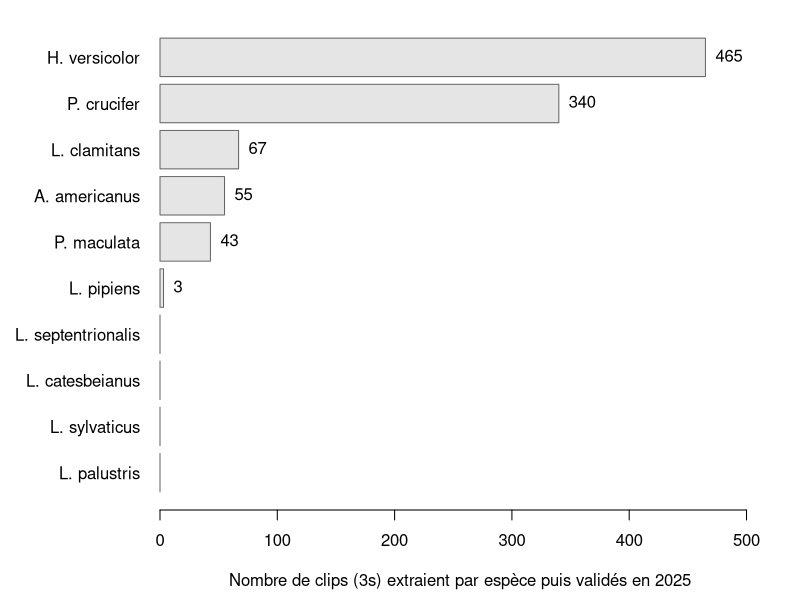

Here is the R script that generated this plot: (Note: this script raises an error after producing the figure.)
###################################################################
# Script R rapport 3 R875.1
# Auteur : Robin Besançon
# Objectif : exploration des données d'audiomoths pour 2025
###################################################################

library("xtable")

setwd("/home/robes1/CONTRAT_ULAVAL/R8751/output/csv_validation_birdnet")

inv_wav25 <- read.csv("inventaire_wav_2025.csv")

bilan_wav <- data.frame(
  site=levels(factor(inv_wav25$site)),
  first=as.Date(tapply(inv_wav25$date, inv_wav25$site,min), origin="1970-01-01"),
  last=as.Date(tapply(inv_wav25$date, inv_wav25$site, max), origin="1970-01-01"),
  n_wav= tapply(inv_wav25$fichier, inv_wav25$site, length),
  n_jour=tapply(inv_wav25$date, inv_wav25$site, function (x) length(unique(x))),
  n_bug= tapply(inv_wav25$taille_octets, inv_wav25$site, function(x) sum(x < 17280488))
  
)

bilan_wav$first <- format(bilan_wav$first, "%Y-%m-%d")

bilan_wav$last <- format(bilan_wav$last,  "%Y-%m-%d")

#print(xtable(bilan_wav, align = "llccrrr",
#      caption = "Effort d'enregistrement par site, saison 2025."),
#include.rownames = FALSE, booktabs = TRUE,
#caption.placement = "top")


table_birdnet_2025 <- rbind(
  read.csv("validation_birdnet_2025.csv"),
  read.csv("validation_mod9_2025.csv"))

# Renommage des espèces
table_birdnet_2025$species <- factor(table_birdnet_2025$species,
                                     levels = c("Striped Chorus Frog","Gray Treefrog","Spring Peeper", "Pickerel Frog", "Wood Frog", "Green Frog",
                                                "American Toad", "American Bullfrog", "PIPIENS", "SEPTENTRIONALIS"),
                                     labels = c("P. maculata","H. versicolor", "P. crucifer", "L. palustris", "L. sylvaticus", "L. clamitans",
                                                "A. americanus", "L. catesbeianus", "L. pipiens", "L. septentrionalis"))


table_birdnet_2025$site <- factor(table_birdnet_2025$site, levels = c("T01", 
                                                                      "T20",
                                                                      "T41_N1",
                                                                      "T42_N2",
                                                                      "T42_N3",
                                                                      "T42_S2",
                                                                      "T42_S3",
                                                                      "T47_1",
                                                                      "T47_2",
                                                                      "T47_3",
                                                                      "T48",
                                                                      "T49_1",
                                                                      "T49_2",
                                                                      "T52",
                                                                      "T57",
                                                                      "T65"))

resume_detect <- aggregate(val ~ species + site + date + time, 
                           data = table_birdnet_2025, 
                           FUN = function(x) as.integer(sum(x > 0)))

select_resume_detect <- resume_detect[resume_detect$val > 0,]

table_detect <- table(select_resume_detect$species, select_resume_detect$site)

data_detect <- as.data.frame.matrix(t(table_detect))

data_detect$site <- row.names(data_detect)


data_detect[] <- lapply(data_detect, function(x) ifelse(x==0, "-",as.character(x)))

data_detect <- data_detect[c("site",setdiff(names(data_detect),"site"))]

data_detect <- data_detect[,!names(data_detect) %in% c("L. sylvaticus",
                                                       "L. palustris",
                                                       "L. catesbeianus",
                                                       "L. septentrionalis")]


print(xtable(data_detect), booktabs = TRUE, include.rownames = FALSE)






tab_dataframe_birdnet_2025 <- as.data.frame(xtabs(val~site+species, data = table_birdnet_2025))




barplot1 <- tapply(tab_dataframe_birdnet_2025$Freq, tab_dataframe_birdnet_2025$species, sum)

barplot2 <- data.frame(species = names(barplot1),
                       clips = as.vector(barplot1))

barplot3 <- barplot2[order(barplot2$clips), ]

par(mar = c(4.5, 8, 1, 2))

occ_clips <- barplot(barplot3$clips, names.arg = barplot3$species, horiz = TRUE, las = 1,
        col = "grey90", border = "grey40",
        xlim = c(0,max(barplot3$clips) * 1.1),
        xlab = "Nombre de clips (3s) extraient par espèce puis validés en 2025")

text(barplot3$clips, occ_clips, labels = ifelse(barplot3$clips == 0, "", barplot3$clips), pos = 4, cex = 1, )


pheno <- unique(table_birdnet_2025[table_birdnet_2025$val == 1, c("site", "date", "time", "species")])
pheno$date <- as.Date(pheno$date)

#pheno <- pheno[pheno$date >= as.Date("2025-04-01") & pheno$date <= as.Date("2025-09-30"), ]

levels(pheno$species)

# Figure de densité de probabilité
couleurs <- c(
  "P. crucifer"   = "#D55E00",  # vermillon
  "L. sylvaticus" = "#E69F00",  # orange
  "L. clamitans"  = "#009E73",  # vert bleuté
  "A. americanus" = "#0072B2",  # bleu
  "H. versicolor" = "#CC79A7",  # violet rosé
  "P. maculata"   = "#56B4E9"   # bleu ciel
)

ggplot(pheno, aes(x = date, fill = species, color = species)) +
  geom_density(alpha = 0.4) +
  scale_fill_manual(values = couleurs) +
  scale_color_manual(values = couleurs) +
  scale_x_date(
    date_labels = "%B",
    date_breaks = "1 month",
    limits = c(as.Date("2025-04-01"), as.Date("2025-09-30"))
  ) +
  labs(x = NULL, y = expression("Densité de probabilité (jour"^{-1}*")"),
       title = "Distribution temporelle de l'activité de chant des anoures détectés en 2025",
       fill = NULL, color = NULL) +
  theme_minimal(base_size = 11) +
  theme(
    axis.text.x = element_text(angle = 45, hjust = 1),
    legend.text = element_text(face = "italic"),
    panel.grid = element_blank(),
    panel.grid.major.x = element_line(color = "black",
                                      linewidth = 0.3,
                                      linetype = "dashed")
  )
